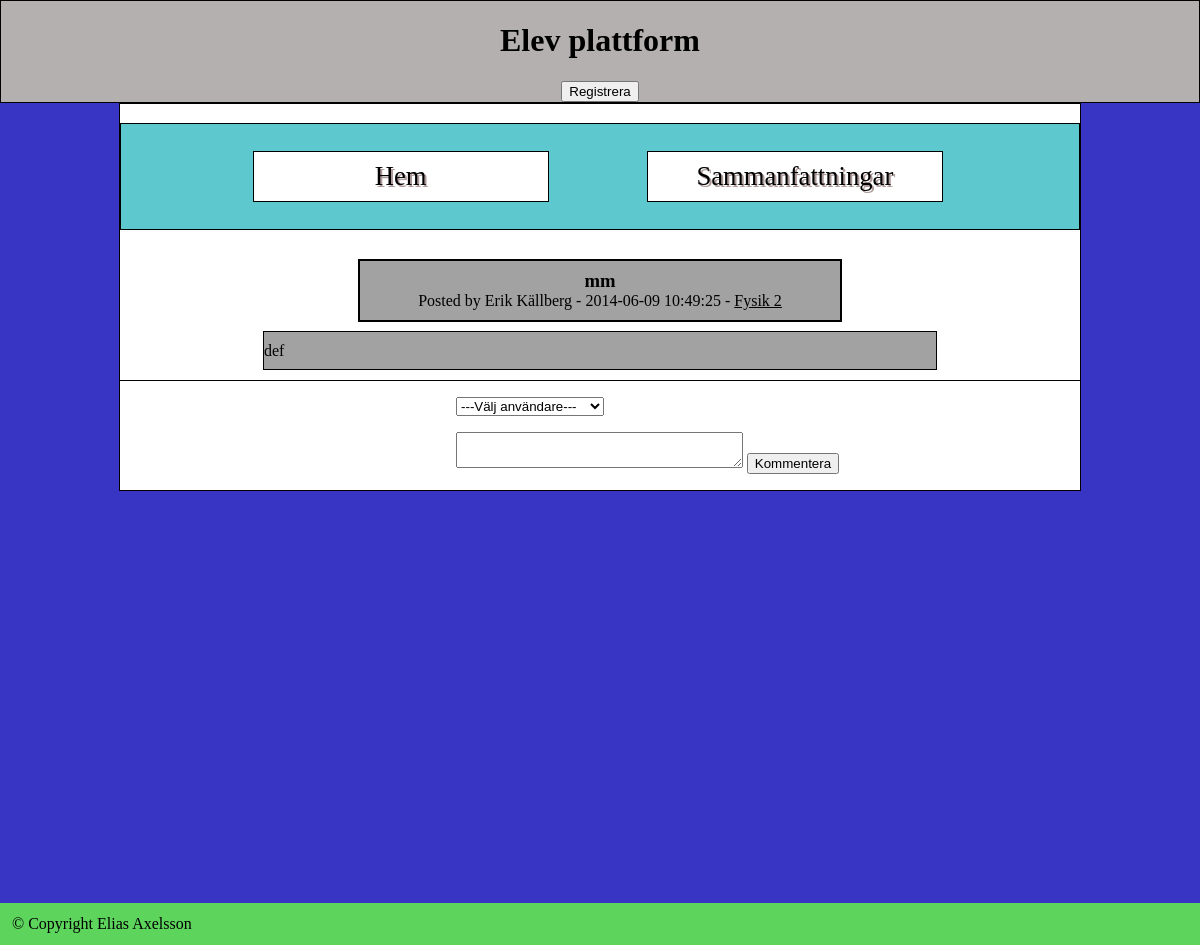
The page /elevplattform/view_summaries.php?summary_id=33 on the database its author committed.
### tables this page shows
CREATE TABLE IF NOT EXISTS `summary` (
  `ID` int(11) NOT NULL AUTO_INCREMENT,
  `title` varchar(64) NOT NULL,
  `content` text NOT NULL,
  `date` datetime NOT NULL,
  `course_id` int(11) NOT NULL,
  `user_id` int(11) NOT NULL,
  PRIMARY KEY (`ID`),
  KEY `subject_id` (`course_id`),
  KEY `user_id` (`user_id`)
);

CREATE TABLE IF NOT EXISTS `users` (
  `ID` int(11) NOT NULL AUTO_INCREMENT,
  `firstname` varchar(32) NOT NULL,
  `lastname` varchar(32) NOT NULL,
  PRIMARY KEY (`ID`)
);

CREATE TABLE IF NOT EXISTS `courses` (
  `ID` int(11) NOT NULL AUTO_INCREMENT,
  `name` varchar(32) NOT NULL,
  PRIMARY KEY (`ID`)
);

### elevplattform/view_summaries.php (the view, shortened to what this page needs)
<!DOCTYPE html>
<html>
	<head>
		<link rel="stylesheet" type="text/css" href="style.css" />
	</head>
<body>
	<header>
		<h1>Elev plattform</h1>
		<a href="register.php"><button id="register" type="button">Registrera</button></a>
	</header>
	<div id="style">
		<div id="content">
			<nav id="navigation">
				<ul>
					<a href="index.php"><li class="buttons">Hem</li></a>
					<a href="view_summaries.php?page=1"><li class="buttons">Sammanfattningar</li></a>
				</ul>
			</nav>
			<section>
				<?php
				$host = "localhost";
				$dbname = "elev_plattform";
				$username = "elev_plattform";
				$password = "12345";
				$user_error = "";
				$commentText_error = "";
				$dsn = "mysql:host=$host; dbname=$dbname; charset=utf8mb4";
				$attr = array(PDO::ATTR_DEFAULT_FETCH_MODE => PDO::FETCH_ASSOC);
				$pdo = new PDO($dsn, $username, $password, $attr);
				if($pdo)
				{
					if(!empty($_GET))
					{
						$summary_id = filter_input(INPUT_GET, 'summary_id', FILTER_VALIDATE_INT);
						if(!empty($summary_id))
						{
							foreach ($pdo->query("SELECT summary.*, users.firstname, users.lastname, courses.* FROM summary JOIN users ON summary.id=$summary_id
							AND users.id=summary.user_id JOIN courses ON summary.course_id=courses.id") as $row)
							{
								echo "<div class=\"postheader\"> <div class=\"title\">{$row['title']}</div>
								<div class=\"userAndDate\">Posted by {$row['firstname']} {$row['lastname']} - {$row['date']} -
								<a class=\"course_link\"href=\"view_summaries.php?course_id={$row['ID']}\">{$row['name']}</a></div>
								</div> <div class=\"content\">{$row['content']}</div>";
							}
							echo <<<FORM
							<form id="comment_form" action="" method="POST">
								<p class="comment_form_content">
									<select name="user_id">
										<option value="0">---Välj användare---</option>
FORM;
										echo <<<FORM
									</select>
									<span class="form_error">$user_error</span>
								</p>
								<p class="comment_form_content">
									<textarea id="commentField" name="commentText">$commentText</textarea>
									<span class="form_error">$commentText_error</span>
									<input type="submit" value="Kommentera" />
								</p>
							</form>
FORM;
						}
							?>
							<?php
					}
				}
				?>
			</section>
		</div>
	</div>
	<footer>
		<p>&copy Copyright Elias Axelsson</p>
	</footer>
</body>

### elevplattform/style.css (style rules this page uses)
html, body { width: 100%; height: 100%; padding: 0; margin: 0; }
header { border: 1px solid black; background-color: #b4b0b0; text-align: center; }
#register { margin-left: auto; }
#navigation { border: 1px solid black; font-size: 20pt; background-color: #5dc8cd; margin: 2% auto 3% auto; }
.buttons { list-style: none; display: inline-block; border: 1px solid black; background-color: white; width: 30%; padding: 1%; margin-left: 10%; text-align: center; color: black; text-shadow: 2px 2px #af9a9a; }
#content { background-color: white; border: 1px solid black; margin: auto; width: 80%; }
#style { background-color: #3835c5; margin: 0; min-height: 100%; }
footer { background-color: #5dd55d; position: relative; clear:both; }
footer > p { margin: 0; padding: 1%; }
.posts, .postheader { border: solid 1px black; background-color: #a3a2a2; width: 50%; text-align: center; margin: 2% auto 1% auto; }
.postheader { border: solid 2px black; }
.title { font-weight: bold; font-size: 14pt; font-family: Century Gothic; color: black; padding-top: 2%; }
.userAndDate { color: black; padding-bottom: 2%; }
.content { border: solid 1px black; background-color: #a3a2a2; width: 70%; padding: 1% 0; margin: auto; }
.course_link { color: black; }
#commentField { width: 45%; max-width: 70%; }
.comment_form_content { margin-left: 35%; }
#comment_form { border-top: 1px solid #000; margin-top: 1%; }

### rows shown on the page
summary: title "mm", user.firstname "Erik", user.lastname "Källberg", date "2014-06-09 10:49:25", course.name "Fysik 2", content "def"
